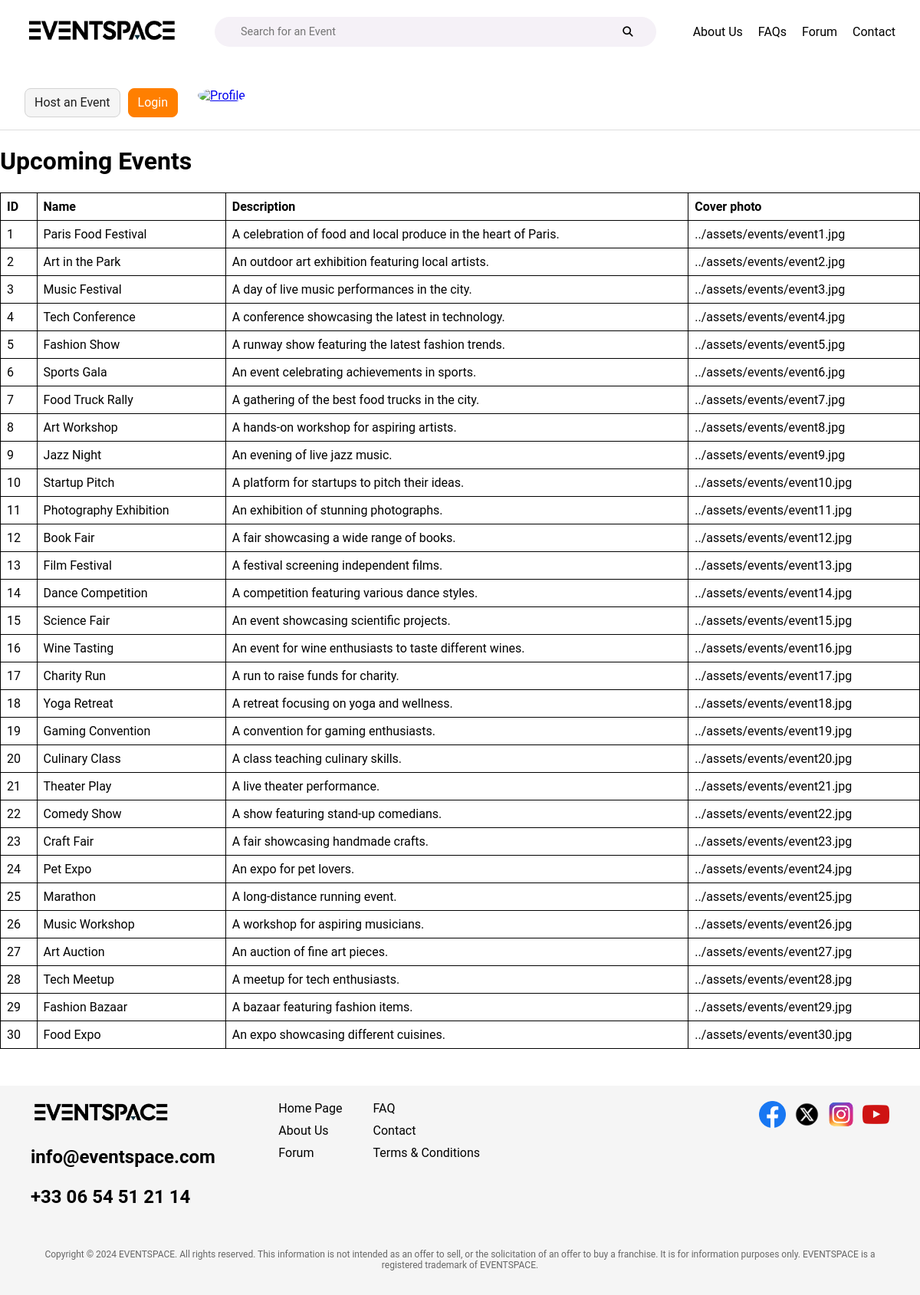
Page /server/pages/example.php on the earlier database version.
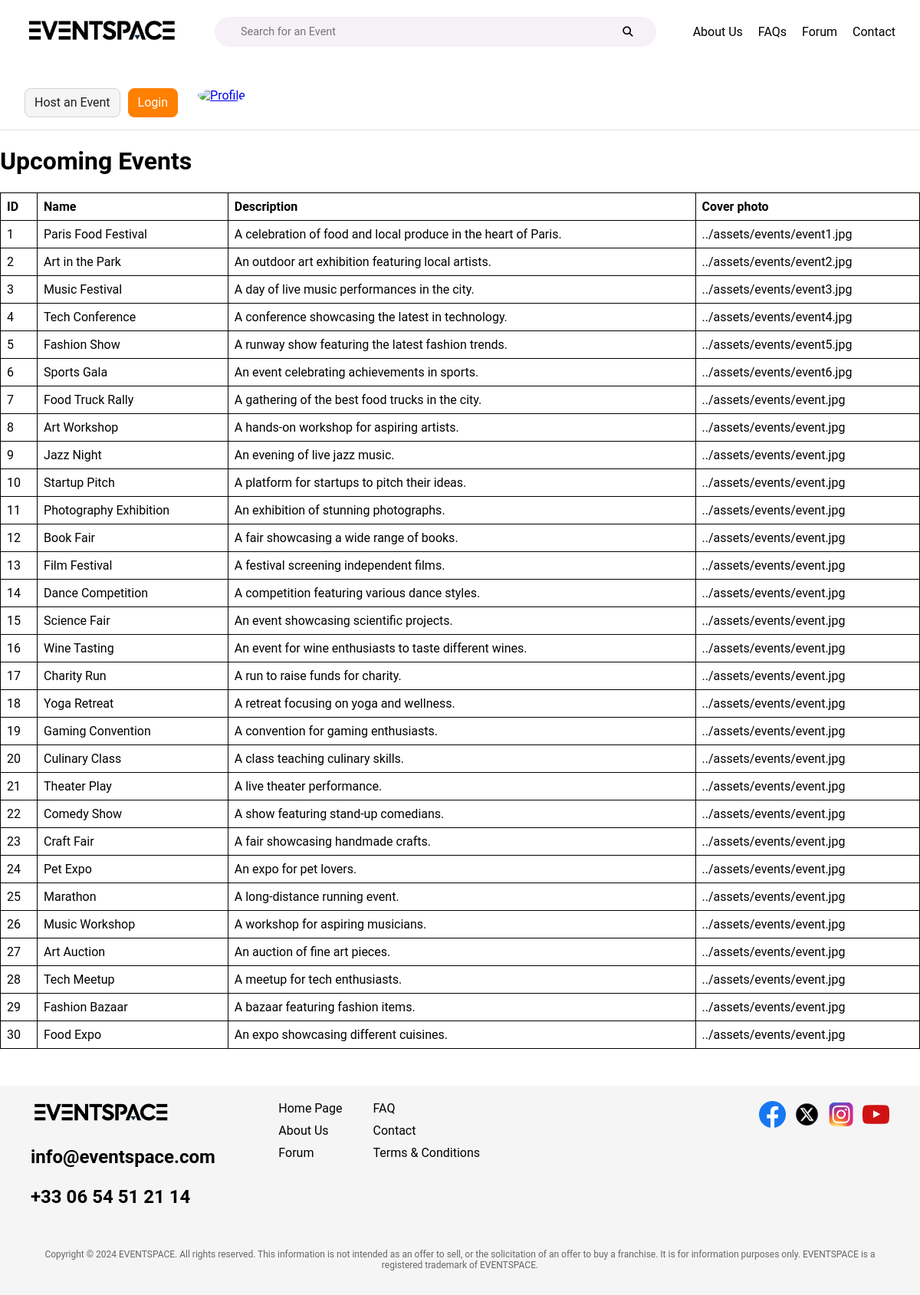
Same page on the later database version.
### tables this page shows
CREATE TABLE `event` (
  `id` int(11) NOT NULL,
  `name` varchar(100) NOT NULL,
  `description` text,
  `coverPhoto` varchar(255) DEFAULT NULL,
  `creationTimestamp` timestamp NOT NULL DEFAULT CURRENT_TIMESTAMP
);

### server/pages/example.php (the view, shortened to what this page needs)
<?php
include '../db_connection.php';
$sql = "SELECT id, name, description, coverPhoto FROM event";
$result = $conn->query($sql);
?>
<!DOCTYPE html>
<html lang="en">
<head>
    <link rel="stylesheet" href="../styles/common.css">
</head>
<body>
<?php include_once '../navbar.php'; ?>
<h1>Upcoming Events</h1>
<?php if ($result->num_rows > 0): ?>
    <table>
        <tr>
            <th>ID</th>
            <th>Name</th>
            <th>Description</th>
            <th>Cover photo</th>
        </tr>
        <?php while ($row = $result->fetch_assoc()): ?>
            <tr>
                <td><?= $row["id"] ?></td>
                <td><?= htmlspecialchars($row["name"]) ?></td>
                <td><?= $row["description"] ?></td>
                <td><?= htmlspecialchars($row["coverPhoto"]) ?></td>
            </tr>
        <?php endwhile; ?>
    </table>
<?php else: ?>
    <p>No events found.</p>
<?php endif; ?>
<?php include_once '../footer.php'; ?>
</body>
</html>

### server/components/navbar.php (shortened to what this page needs)
<?php
$profilePicture = 'default-profile.png';
?>
<!DOCTYPE html>
<html lang="en">
<head>
</head>
<body>
    <nav class="navbar">
        <a href="home.php" class="navbar-logo">
            <img src="../assets/logo-black.png" alt="Logo">
        </a>
        <form class="navbar-search" action="search.php" method="GET">
            <input type="text" name="search" placeholder="Search for an Event">
            <button type="submit" class="search-button">
                <i class="fa-solid fa-magnifying-glass"></i>
            </button>
        </form>
        <ul class="navbar-links">
            <li><a href="about.php">About Us</a></li>
            <li><a href="faq.php">FAQs</a></li>
            <li><a href="forum.php">Forum</a></li>
            <li><a href="contact.php">Contact</a></li>
        </ul>
        <div class="navbar-buttons">
            <button class="btn">Host an Event</button>
            <?php if (isset($_SESSION['user_id'])): ?>
                <form action="logout.php" method="POST" style="display:inline;">
                    <button type="submit" class="btn btn-primary">Logout</button>
                </form>
            <?php else: ?>
                <button class="btn btn-primary" onclick="window.location.href='login.php'">Login</button>
            <?php endif; ?>
            <a href="user-profile.php">
                    <img src="<?php echo $profilePicture; ?>" alt="Profile" class="nav-profile">
                </a>
        </div>
    </nav>
</body>
</html>

### server/components/footer.php
<footer>
  <div class="footer-container">
    <div class="footer-logo-contact">
      <img class="footer-logo" src="../assets/logo-black.png" alt="Logo">
      <p>info@eventspace.com</p>
      <p>+33 06 54 51 21 14</p>
    </div>
    <div class="footer-links">
      <div class="footer-column">
        <a href="#">Home Page</a>
        <a href="#">About Us</a>
        <a href="#">Forum</a>
      </div>
      <div class="footer-column">
        <a href="faq.php">FAQ</a>
        <a href="#">Contact</a>
        <a href="terms.php">Terms & Conditions</a>
      </div>
    </div>
    <div class="footer-social">
      <a href="#"><img src="../assets/facebook.png" alt="Facebook"></a>
      <a href="#"><img src="../assets/x.png" alt="X"></a>
      <a href="#"><img src="../assets/instagram.png" alt="Instagram"></a>
      <a href="#"><img src="../assets/youtube.png" alt="Youtube"></a>
    </div>
  </div>
  <div class="footer-bottom">
    <p>
      Copyright © 2024 EVENTSPACE. All rights reserved. This information is not
      intended as an offer to sell, or the solicitation of an offer to buy a franchise.
      It is for information purposes only. EVENTSPACE is a registered trademark of EVENTSPACE.
    </p>
  </div>
</footer>

### server/styles/common.css (style rules this page uses)
body { margin: 0; padding: 0; }
:root { --primary-color: #ff7f00; --primary-color-hover: #e67300; --primary-color-active: #cc6600; --border-color: #d3d3d3; --border-color-hover: #c6c6c6; --border-color-active: #8a8a8a; }
* { font-family: "Roboto", sans-serif; }
.btn { display: inline-block; font-weight: 400; color: #1e1e1e; background-color: #f5f5f5; border: 1px solid var(--border-color); padding: 0.375rem 0.75rem; font-size: 1rem; line-height: 1.5; border-radius: 0.5rem; text-align: center; text-decoration: none; text-wrap: none; white-space: nowrap; cursor: pointer; transition: color 0.15s ease-in-out, background-color 0.15s ease-in-out, border-color 0.15s ease-in-out, box-shadow 0.15s ease-in-out; }
.btn-primary { color: #fff; background-color: var(--primary-color); border-color: var(--primary-color); }
.nav-profile { width: 40px; height: 40px; border-radius: 50%; object-fit: cover; margin-left: 1em; }

### server/styles/footer.css (style rules this page uses)
footer { background-color: #f5f5f5; color: #000; font-family: Arial, sans-serif; padding: 20px 40px; margin-top: 3em; }
.footer-container { display: flex; justify-content: space-between; align-items: flex-start; flex-wrap: wrap; gap: 20px; }
.footer-logo-contact { flex: 1; min-width: 200px; }
.footer-logo-contact { font-size: 24px; font-weight: bold; margin-bottom: 10px; }
.footer-links { display: flex; gap: 40px; flex: 2; }
.footer-column { display: flex; flex-direction: column; gap: 10px; }
.footer-column a { color: #000; text-decoration: none; font-size: 1rem; }
.footer-social { display: flex; gap: 10px; align-items: center; }
.footer-social a img { width: 35px; height: 35px; }
.footer-bottom { margin-top: 20px; font-size: 12px; text-align: center; color: #666; }
.footer-logo { width: 60%; height: auto; }

### server/styles/navbar.css (style rules this page uses)
.navbar { position: sticky; top: 0; z-index: 1000; display: flex; flex-wrap: wrap; align-items: center; justify-content: space-between; padding: 1em 2em; background-color: white; border-bottom: 1px solid #ddd; gap: 3em; }
.navbar-logo img { width: 200px; height: auto; }
.navbar-search { display: flex; align-items: center; background-color: #f5f1f7; border-radius: 20px; padding: 0.35em 1.5em; flex-grow: 1; }
.navbar-search input { flex-grow: 1; border: none; background: transparent; outline: none; padding: 5px 10px; font-size: 0.9rem; }
.navbar-search .search-button { background: transparent; border: none; cursor: pointer; }
.navbar-links { list-style: none; display: flex; gap: 20px; white-space: nowrap; padding-left: 0; }
.navbar-links li a { text-decoration: none; color: black; font-size: 1rem; }
.navbar-buttons { display: flex; gap: 10px; }

### server/pages/example.php (style rules this page uses)
table { width: 100%; border-collapse: collapse; }
table, th, td { border: 1px solid black; }
th, td { padding: 8px; text-align: left; }

Differences in the rows shown:
changed event "Food Truck Rally": coverPhoto "../assets/events/event7.jpg" → "../assets/events/event.jpg"
changed event "Art Workshop": coverPhoto "../assets/events/event8.jpg" → "../assets/events/event.jpg"
changed event "Jazz Night": coverPhoto "../assets/events/event9.jpg" → "../assets/events/event.jpg"
changed event "Startup Pitch": coverPhoto "../assets/events/event10.jpg" → "../assets/events/event.jpg"
changed event "Photography Exhibition": coverPhoto "../assets/events/event11.jpg" → "../assets/events/event.jpg"
changed event "Book Fair": coverPhoto "../assets/events/event12.jpg" → "../assets/events/event.jpg"
changed event "Film Festival": coverPhoto "../assets/events/event13.jpg" → "../assets/events/event.jpg"
changed event "Dance Competition": coverPhoto "../assets/events/event14.jpg" → "../assets/events/event.jpg"
changed event "Science Fair": coverPhoto "../assets/events/event15.jpg" → "../assets/events/event.jpg"
changed event "Wine Tasting": coverPhoto "../assets/events/event16.jpg" → "../assets/events/event.jpg"
changed event "Charity Run": coverPhoto "../assets/events/event17.jpg" → "../assets/events/event.jpg"
changed event "Yoga Retreat": coverPhoto "../assets/events/event18.jpg" → "../assets/events/event.jpg"
changed event "Gaming Convention": coverPhoto "../assets/events/event19.jpg" → "../assets/events/event.jpg"
changed event "Culinary Class": coverPhoto "../assets/events/event20.jpg" → "../assets/events/event.jpg"
changed event "Theater Play": coverPhoto "../assets/events/event21.jpg" → "../assets/events/event.jpg"
changed event "Comedy Show": coverPhoto "../assets/events/event22.jpg" → "../assets/events/event.jpg"
changed event "Craft Fair": coverPhoto "../assets/events/event23.jpg" → "../assets/events/event.jpg"
changed event "Pet Expo": coverPhoto "../assets/events/event24.jpg" → "../assets/events/event.jpg"
changed event "Marathon": coverPhoto "../assets/events/event25.jpg" → "../assets/events/event.jpg"
changed event "Music Workshop": coverPhoto "../assets/events/event26.jpg" → "../assets/events/event.jpg"
changed event "Art Auction": coverPhoto "../assets/events/event27.jpg" → "../assets/events/event.jpg"
changed event "Tech Meetup": coverPhoto "../assets/events/event28.jpg" → "../assets/events/event.jpg"
changed event "Fashion Bazaar": coverPhoto "../assets/events/event29.jpg" → "../assets/events/event.jpg"
changed event "Food Expo": coverPhoto "../assets/events/event30.jpg" → "../assets/events/event.jpg"
